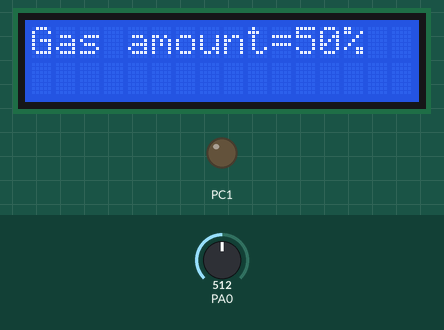
Simulated run of this program. Board: ATmega32, CodeVisionAVR source translated, built with avr-gcc and emulated at 8 MHz. On the bench: 16×2 character LCD, output pins drawn as LEDs (lit = HIGH). Wiring (inferred from the signals the program sends): character LCD (HD44780): RS PC0; E PC2; data PC4, PC5, PC6, PC7. The test bench sets the inputs (shaded band); at power-on: PA0 = 512. Pins used as bus, display or sensor lines are not drawn.

Above: at 1.3 s.
1.4 s: PA0 set to 716
At 2.6 s:
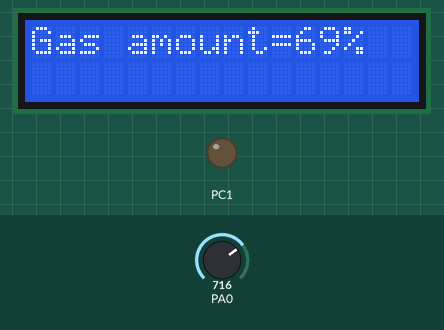
3.0 s: PA0 set to 900
At 3.4 s:
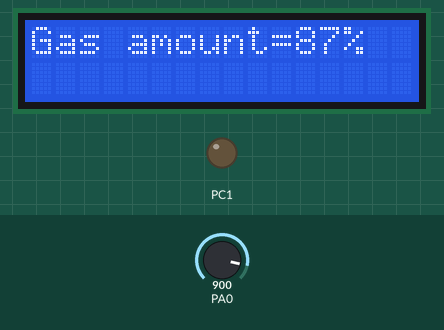
4.5 s: PA0 set to 1023
At 5.4 s:
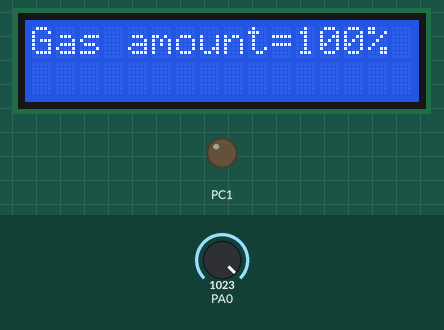
Timing chart, 0 to 7.5 s (numbered marks = the images above; inputs shaded):
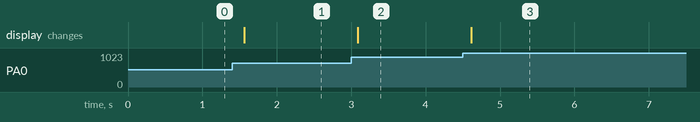

Measured:
- after the input at 1.4 s, the display: changes after 0.16 s (image 1)
- after the input at 3.0 s, the display: changes after 0.09 s (image 2)
- after the input at 4.5 s, the display: changes after 0.11 s (image 3)

The program:

mq135.c
```c
// (licence header left out)
#include <mega32a.h>
#include <stdio.h>

#include <delay.h>

// Alphanumeric LCD functions
#include <alcd.h>

// Declare your global variables here

unsigned char Buffer_lcd[16];


// Voltage Reference: AREF pin
#define ADC_VREF_TYPE ((0<<REFS1) | (0<<REFS0) | (0<<ADLAR))

// Read the AD conversion result
unsigned int read_adc(unsigned char adc_input)
{
ADMUX=adc_input | ADC_VREF_TYPE;
// Delay needed for the stabilization of the ADC input voltage
delay_us(10);
// Start the AD conversion
ADCSRA|=(1<<ADSC);
// Wait for the AD conversion to complete
while ((ADCSRA & (1<<ADIF))==0);
ADCSRA|=(1<<ADIF);
return ADCW;
}

void adc_init()
{
// ADC initialization
// ADC Clock frequency: 1000.000 kHz
// ADC Voltage Reference: AREF pin
// ADC Auto Trigger Source: ADC Stopped
ADMUX=ADC_VREF_TYPE;
ADCSRA=(1<<ADEN) | (1<<ADPS2) | (1<<ADPS0);
SFIOR=(0<<ADTS2) | (0<<ADTS1) | (0<<ADTS0);
}

void mq135_init()
{
      float i;
      int MQ135;
      i=read_adc(0);
      MQ135=(i*100)/1023 ;
      sprintf(Buffer_lcd,"Gas amount=%d",MQ135);

}

void main(void)
{
// Declare your local variables here


// Alphanumeric LCD initialization
// Connections are specified in the
// Project|Configure|C Compiler|Libraries|Alphanumeric LCD menu:
// RS - PORTC Bit 0
// RD - PORTC Bit 1
// EN - PORTC Bit 2
// D4 - PORTC Bit 4
// D5 - PORTC Bit 5
// D6 - PORTC Bit 6
// D7 - PORTC Bit 7
// Characters/line: 16
lcd_init(16);
adc_init();

while (1)
      {
      // Place your code here
      mq135_init();
      lcd_gotoxy(0,0);
      lcd_puts(Buffer_lcd);
      lcd_putsf("%");
      delay_ms(500);
      lcd_clear();

      }
}
```
